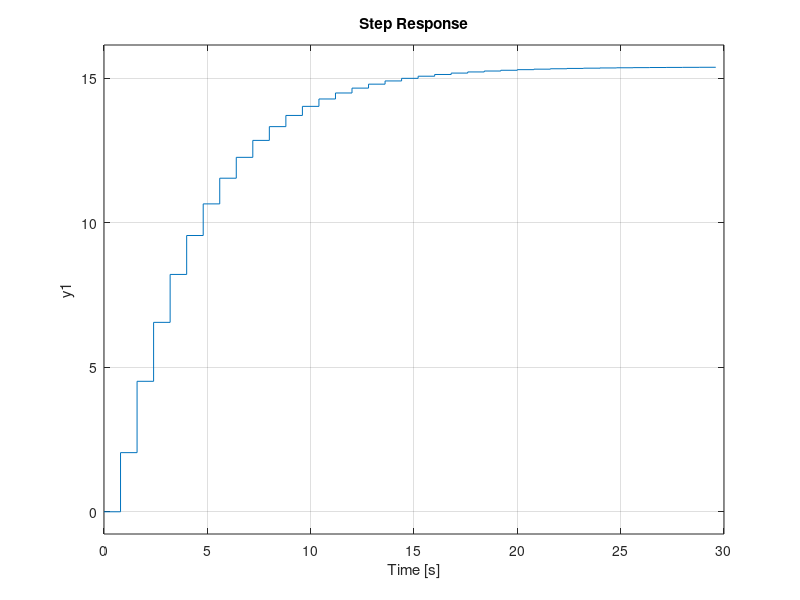

MATLAB code to generate this figure: (Note: this script raises an error after producing the figure.)
clear; close all; clc
z=tf('z',0.8);
s=tf('s');

gs = 16/((s+0.25)*(s+4));
hs = 1/(s+400);
ftmf = feedback(gs,hs);

zohgz = ((16/(z-1))-17.07/(z-0.82)+1.07/(z-0.04))*(z-1);
zohgzPoloZero = zpk(zohgz);

gz = c2d(gs,0.8);

gzPoloZero = zpk(gz);
gph = 16/((s+0.25)*(s+4)*(s+400));
gphz = c2d(gph,0.8);
gphzPoloZero = zpk(gphz)
ftmfz = zpk(zohgzPoloZero/(1+gphzPoloZero));
ftmfz = minreal(ftmfz);
step(ftmfz)
ftmz2 = -2.2204e-16*(z-9.212e15)*(z+0.3517)/((z-0.811)*(z-0.04337));
stepinfo(ftmf)
stepinfo(ftmz2)
step(ftmf,ftmz2)